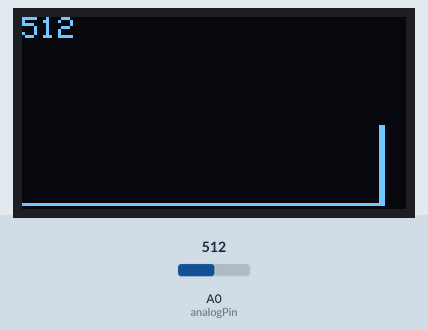
The sketch below on a simulated Arduino Uno, built with avr-gcc and run on an emulated ATmega328P. Parts: 128×64 one-colour display. The test bench sets the inputs (shaded band); at power-on: A0 (analogPin) = 512. What the sketch prints to the serial monitor is not drawn.

Above: at 1.8 s.
1.9 s: A0 (analogPin) set to 716
At 2.9 s:
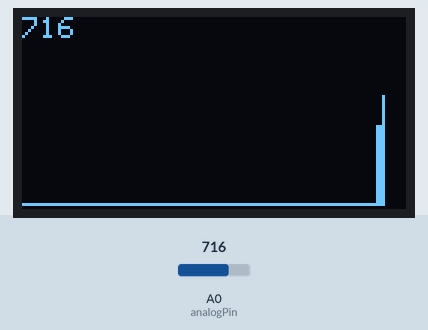
4.6 s: A0 (analogPin) set to 900
At 5.8 s:
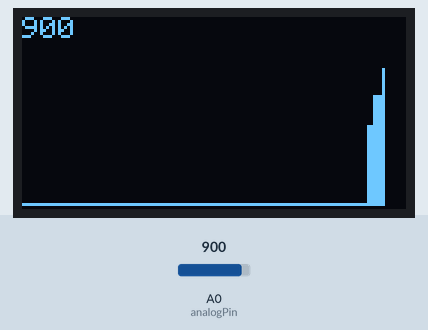
7.8 s: A0 (analogPin) set to 1023
At 8.8 s:
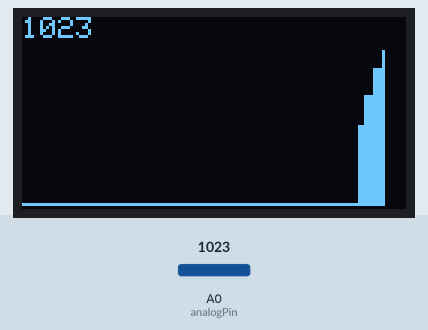
Timing chart, 0 to 10.8 s (numbered marks = the images above; inputs shaded):
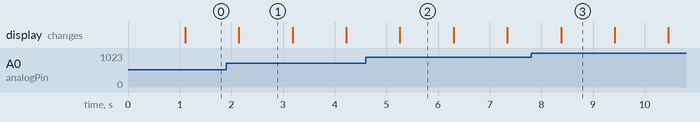

The sketch:

pole_buffer_OLED_svetlo_graf.ino
```cpp
/*
 * Nacteme pole z analog in, nacpeme je do pole o poctu 120 prvků
 * posuneme pole o jedna a pridame a udelame sexy graf :-p
 * Nevypada to spatne ;-) :-)
 * Verze z 23.11.2018
 */


#include <SPI.h>
#include <Wire.h>
#include <Adafruit_GFX.h>
#include <Adafruit_SSD1306.h>

#define OLED_RESET 4 // not used / nicht genutzt bei diesem Display
Adafruit_SSD1306 display(OLED_RESET);

//Pole
 int pole[120] = {1,1,1,1,1,1,1,1,1,1,1,1,1,1,1,1,1,1,1,1,1,1,1,1,1,1,1,1,1,1,1,1,1,1,1,1,1,1,1,1,1,1,1,1,1,1,1,1,1,1,1,1,1,1,1,1,1,1,1,1,1,1,1,1,1,1,1,1,1,1,1,1,1,1,1,1,1,1,1,1,1,1,1,1,1,1,1,1,1,1,1,1,1,1,1,1,1,1,1,1,1,1,1,1,1,1,1,1,1,1,1,1,1,1,1,1,1,1,1,1};
 int i = 0;

 int grafy = 0;


const int analogPin = A0; //na pinu 0 se bude načítat hodnota
int novecislo = 0;


void setup()   {
  Serial.begin(9600);

  // initialize with the I2C addr 0x3C / mit I2C-Adresse 0x3c initialisieren
  display.begin(SSD1306_SWITCHCAPVCC, 0x3C);

}


void loop() {


  //Vlozeni dat ze stareho pole do noveho, ale bez nejstarsiho prvku na zacatku
   for (i=0; i<120; i++) {
       pole[i]=pole[(i+1)];
      }


 //Vlozeni dalsi hodnoty do stareho pole
  novecislo=analogRead(analogPin);
  Serial.println(novecislo);
  pole[120]=novecislo;


  display.clearDisplay();

  display.setTextColor(WHITE);
  display.setCursor(0,0);
  display.setTextSize(1); // Vyska textu je 15px
  display.println(novecislo);


//Ze by graf?
    for(int k=0; k<=120; k++){
    grafy = map(pole[k], 0, 1024, 62, 10);
    display.drawLine(k, grafy, k, 62, WHITE);
    //        odkud  x   y   kam x y
    }

  //        odkud  x   y   kam x y


  display.display();


  delay(1000);
  Serial.println();
  Serial.println();


}
```

Measured:
- what the display in image 1 shows lasts 1.1 s, from 2.1 s to 3.2 s
